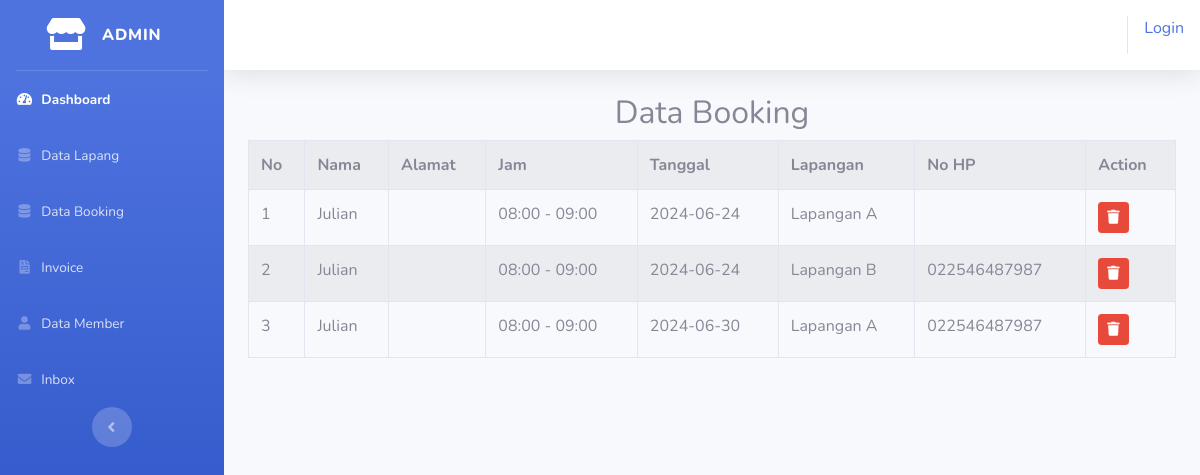
/index.php/admin/data_pembookingan, run on the app's committed database.
### tables this page shows
CREATE TABLE `tb_pemesanan` (
  `id_pemesanan` int(11) NOT NULL,
  `nama` varchar(30) NOT NULL,
  `alamat` varchar(30) NOT NULL,
  `id_jam` varchar(20) NOT NULL,
  `tgl_jadwal` date NOT NULL,
  `id_lapang` varchar(15) NOT NULL,
  `notelp` varchar(15) NOT NULL
);

### application/controllers/admin/data_pembookingan.php (called while the page is built, shortened)
<?php
class Data_pembookingan extends CI_Controller{
	function __construct(){
		$this->load->model('model_pembookingan');
                $this->load->helper('url');
	}
	function index(){
		$data['tb_pemesanan'] = $this->model_pembookingan->tampil_data()->result();
		$this->load->view('templates_admin/header');
		$this->load->view('templates_admin/sidebar');
		$this->load->view('admin/data_booking', $data);
		$this->load->view('templates_admin/footer');
	}
}
?>

### index.php (called while the page is built, shortened)
<?php
require_once BASEPATH.'core/CodeIgniter.php';

### application/models/model_pembookingan.php (called while the page is built, shortened)
<?php
class Model_pembookingan extends CI_Model{
	function tampil_data(){
		return $this->db->get('tb_pemesanan');
	}
}

### application/views/admin/data_booking.php (the view, shortened to what this page needs)
<div class="container-fluid">
	<h2><center>Data Booking</center></h2>
	<table class="table table-bordered table-hover table-striped">
		<tr>
			<th>No</th>
			<th>Nama</th>
			<th>Alamat</th>
			<th>Jam</th>
			<th>Tanggal</th>
			<th>Lapangan</th>
			<th>No HP</th>
			<th colspan="3">Action</th>
		</tr>
		<?php
		$no = 1;
		foreach($tb_pemesanan as $bk){
		?>
		<tr>
			<td><?php echo $no++ ?></td>
			<td><?php echo $bk->nama ?></td>
			<td><?php echo $bk->alamat ?></td>
			<td><?php echo $bk->id_jam ?></td>
			<td><?php echo $bk->tgl_jadwal ?></td>
			<td><?php echo $bk->id_lapang ?></td>
			<td><?php echo $bk->notelp ?></td>
			<td onclick="javascript: return confirm('Anda Yakin Hapus?')"><?php echo anchor('admin/data_pembookingan/hapus/' .$bk->id_pemesanan, '<div class="btn btn-danger btn-sm"><i class="fas fa-trash"></i></div>') ?></td>
		</tr>
		<?php } ?>
	</table>
</div>
</body>
</html>

### data on the page
tb_pemesanan: nama "Julian", id_jam "08:00 - 09:00", tgl_jadwal "2024-06-24", id_lapang "Lapangan A"
tb_pemesanan: nama "Julian", id_jam "08:00 - 09:00", tgl_jadwal "2024-06-24", id_lapang "Lapangan B", notelp "022546487987"
tb_pemesanan: nama "Julian", id_jam "08:00 - 09:00", tgl_jadwal "2024-06-30", id_lapang "Lapangan A", notelp "022546487987"

### other printed values
anchor('auth/login','Login') "Login"
